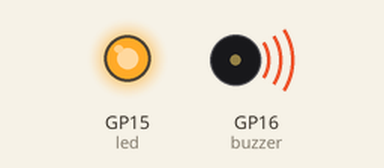
Recording of a program running on a simulated Raspberry Pi Pico running MicroPython. Shown: output pins drawn as LEDs (lit = HIGH), buzzer (waves = sounding). At 18.8 s the program stops and its outputs stay as they are.

Above: at 0.15 s.
At 2.9 s:
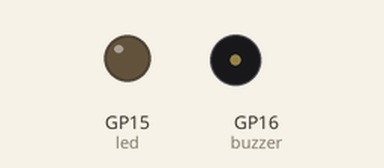
Timing chart, 0 to 3.7 s (numbered marks = the images above):
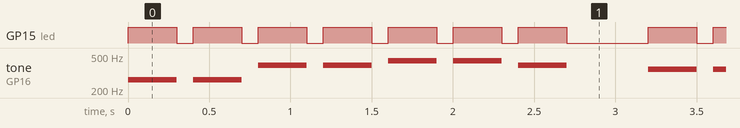

Measured:
- by itself, GP15 (led): repeats every 3.2 s: 6 × (LOW 0.10 s, HIGH 0.30 s), LOW 0.50 s, HIGH 0.30 s
- by itself, tone on GP16 (buzzer): plays 262 Hz for 0.30 s, 262 Hz for 0.30 s, 392 Hz for 0.30 s, 392 Hz for 0.30 s, 440 Hz for 0.30 s, 440 Hz for 0.30 s … (42 notes in this stretch)

The program:

song.py
```python
from machine import Pin, PWM
from utime import sleep_ms

# Configurando o pino 15 como saída para controlar o LED
led = Pin(15, Pin.OUT)

# Configurando o buzzer
buzzer = PWM(Pin(16))
buzzer.duty_u16(0)  # Desliga o buzzer inicialmente

# Definindo as notas e pausas com as respectivas durações
song = ["C4", "C4", "G4", "G4", "A4", "A4", "G4", "P",
        "F4", "F4", "E4", "E4", "D4", "D4", "C4", "P",
        "G4", "G4", "F4", "F4", "E4", "E4", "D4", "P",
        "G4", "G4", "F4", "F4", "E4", "E4", "D4", "P",
        "C4", "C4", "G4", "G4", "A4", "A4", "G4", "P",
        "F4", "F4", "E4", "E4", "D4", "D4", "C4"]

# Dicionário de frequências das notas
tones = {
    "B0": 31, "C1": 33, "C#1": 35, "D1": 37, "D#1": 39, "E1": 41, "F1": 44,
    "F#1": 46, "G1": 49, "G#1": 52, "A1": 55, "A#1": 58, "B1": 62, "C2": 65,
    "C#2": 69, "D2": 73, "D#2": 78, "E2": 82, "F2": 87, "F#2": 93, "G2": 98,
    "G#2": 104, "A2": 110, "A#2": 117, "B2": 123, "C3": 131, "C#3": 139,
    "D3": 147, "D#3": 156, "E3": 165, "F3": 175, "F#3": 185, "G3": 196,
    "G#3": 208, "A3": 220, "A#3": 233, "B3": 247, "C4": 262, "C#4": 277,
    "D4": 294, "D#4": 311, "E4": 330, "F4": 349, "F#4": 370, "G4": 392,
    "G#4": 415, "A4": 440, "A#4": 466, "B4": 494, "C5": 523, "C#5": 554,
    "D5": 587, "D#5": 622, "E5": 659, "F5": 698, "F#5": 740, "G5": 784,
    "G#5": 831, "A5": 880, "A#5": 932, "B5": 988, "C6": 1047, "C#6": 1109,
    "D6": 1175, "D#6": 1245, "E6": 1319, "F6": 1397, "F#6": 1480, "G6": 1568,
    "G#6": 1661, "A6": 1760, "A#6": 1865, "B6": 1976, "C7": 2093, "C#7": 2217,
    "D7": 2349, "D#7": 2489, "E7": 2637, "F7": 2794, "F#7": 2960, "G7": 3136,
    "G#7": 3322, "A7": 3520, "A#7": 3729, "B7": 3951, "C8": 4186, "C#8": 4435,
    "D8": 4699, "D#8": 4978
}

# Função para tocar uma nota
def play_tone(note):
    if note in tones:
        buzzer.freq(tones[note])
        buzzer.duty_u16(1000)
        led.on()
        sleep_ms(300)
        buzzer.duty_u16(0)
        led.off()
        sleep_ms(100)
    else:
        sleep_ms(400)

# Função para tocar a música
def play_song(song):
    for note in song:
        play_tone(note)

# Toca a música
play_song(song)
```
